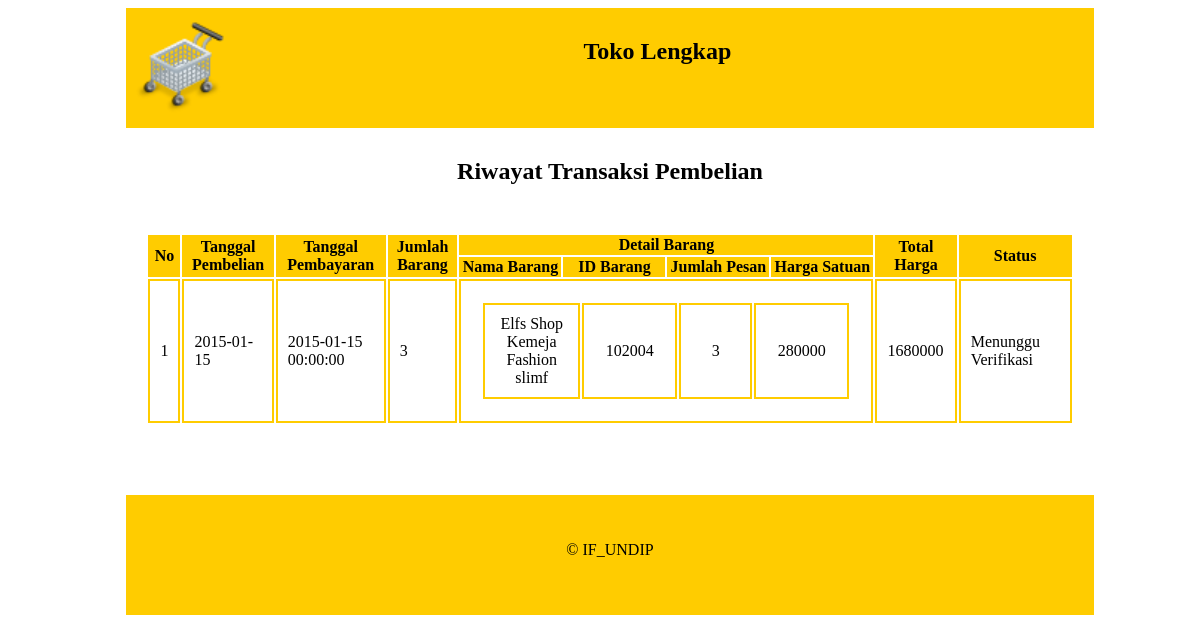
Page /riwayat_pembelian.php (signed in) on the committed database.
### tables this page shows
CREATE TABLE IF NOT EXISTS `status_penjualan` (
  `idpenjualan` varchar(20) NOT NULL,
  `idstatus` int(11) NOT NULL,
  `tgl_update` datetime NOT NULL,
  `idpetugas` int(11) DEFAULT NULL,
  PRIMARY KEY (`idpenjualan`),
  KEY `idpetugas` (`idpetugas`),
  KEY `idstatus` (`idstatus`)
);

CREATE TABLE IF NOT EXISTS `penjualan` (
  `idpenjualan` varchar(20) NOT NULL,
  `idpelanggan` int(11) NOT NULL,
  `tgl_penjualan` date NOT NULL,
  `total_harga` int(11) NOT NULL,
  `total_item` int(11) NOT NULL,
  `total_berat` int(11) NOT NULL,
  `ongkir` int(11) NOT NULL,
  `jenis_pengiriman` varchar(10) NOT NULL,
  `nama_kirim` varchar(20) NOT NULL,
  `alamat_kirim` varchar(50) NOT NULL,
  `idkota_kirim` int(11) NOT NULL,
  PRIMARY KEY (`idpenjualan`),
  KEY `idpelanggan` (`idpelanggan`),
  KEY `jenis_pengiriman` (`jenis_pengiriman`),
  KEY `idkota_kirim` (`idkota_kirim`)
);

CREATE TABLE IF NOT EXISTS `detail_penjualan` (
  `nomor` int(11) NOT NULL AUTO_INCREMENT,
  `idpenjualan` varchar(20) NOT NULL,
  `idbarang` int(11) NOT NULL,
  `qty` int(11) NOT NULL,
  `harga` int(11) NOT NULL,
  PRIMARY KEY (`nomor`,`idpenjualan`,`idbarang`),
  KEY `idbarang` (`idbarang`),
  KEY `idpenjualan` (`idpenjualan`)
);

CREATE TABLE IF NOT EXISTS `barang` (
  `idbarang` int(11) NOT NULL,
  `nama` varchar(30) NOT NULL,
  `idkategori` int(11) NOT NULL,
  `keterangan` text NOT NULL,
  `file_gambar` varchar(100) NOT NULL,
  `tampil` int(11) NOT NULL,
  `harga` int(11) NOT NULL,
  `berat` int(11) NOT NULL,
  `stok` int(11) NOT NULL,
  `tgl_insert` datetime NOT NULL,
  `tgl_update` datetime NOT NULL,
  PRIMARY KEY (`idbarang`),
  KEY `idkategori` (`idkategori`),
  KEY `idkategori_2` (`idkategori`)
);

CREATE TABLE IF NOT EXISTS `status` (
  `idstatus` int(11) NOT NULL,
  `nama` varchar(30) NOT NULL,
  PRIMARY KEY (`idstatus`)
);

### riwayat_pembelian.php (the view, shortened to what this page needs)
<!DOCTYPE HTML PUBLIC "-//W3C//DTD HTML 4.01 Transitional//EN"
"http://www.w3.org/TR/html401/loose.dtd">
<html>
	<head>
		<link href="assets/global.css" rel="stylesheet">
	</head>
	<body>
		<center>
		<div id="wrapper">
			<div id="header">
				<img class="logo" src="Shopping_Cart.png"/><h2>Toko Lengkap</h2>
			</div>
			<div id="isi">
		<h2>Riwayat Transaksi Pembelian</h2>
		<?php
			require_once('/db_login.php');
			$db = new mysqli($db_host, $db_username, $db_password, $db_database);
			$idpelanggan=$_SESSION['idpelanggan'][0];
			$query1 = "SELECT * FROM penjualan,status_penjualan WHERE
						penjualan.idpenjualan=status_penjualan.idpenjualan and penjualan.idpelanggan=$idpelanggan ORDER BY tgl_penjualan";
			$query2 = "SELECT * FROM status,status_penjualan WHERE
						status.idstatus=status_penjualan.idstatus";
			$result1 = $db->query($query1);
			$result2 = $db->query($query2);
			if (empty($result1)){
				echo "<h3>Belum ada riwayat pembelian</h3>";
			}else{
				echo '<table border="1">';
					echo '<tr>';
						echo '<th rowspan="2">No</th>';
						echo '<th rowspan="2">Tanggal Pembelian</th>';
						echo '<th rowspan="2">Tanggal Pembayaran</th>';
						echo '<th rowspan="2">Jumlah Barang</th>';
						echo '<th colspan="4">Detail Barang</th>';
						echo '<th rowspan="2">Total Harga</th>';
						echo '<th rowspan="2">Status</th>';
					echo '</tr>';
					echo '<tr>';
						echo '<th width="100">Nama Barang</th>';
						echo '<th width="100">ID Barang</th>';
						echo '<th width="100">Jumlah Pesan</th>';
						echo '<th width="100">Harga Satuan</th>';
					echo '</tr>';
					$i = 1;
					while(($row = $result1->fetch_object()) && ($row2 = $result2->fetch_object())){
						echo '<tr>';
							echo '<td>'.$i.'</td>';
							echo '<td>'.$row->tgl_penjualan.'</td>';
							echo '<td>'.$row->tgl_update.'</td>';
							echo '<td>'.$row->total_item.'</td>';
							echo '<td colspan="4">';
								echo '<table width="100%">';
								$idi = $row->idpenjualan;
								$query3 = "SELECT * FROM detail_penjualan,barang WHERE barang.idbarang=detail_penjualan.idbarang AND detail_penjualan.idpenjualan=$idi";
								$result3 = $db->query($query3);
								while($row3 = $result3->fetch_object()){
									echo '<tr align="center">';
										echo '<td width="100" border="1">'.$row3->nama.'</td>';
										echo '<td width="100" border="1">'.$row3->idbarang.'</td>';
										echo '<td width="100" border="1">'.$row3->qty.'</td>';
										echo '<td width="100" border="1">'.$row3->harga.'</td>';
									echo '</tr>';
								}
								echo '</table>';
							echo '</td>';
							echo '<td>'.$row->total_harga.'</td>';
							echo '<td>'.$row2->nama.'</td>';
						echo '</tr>';
						$i++;
					}
					echo '<br />';
				echo '</table>';
			}
			?>
			</div>
			<div id="kaki">
				<br><br><center>&copy IF_UNDIP</center>
			</div>
		</div>
		</center>
	</body>
</html>

### assets/global.css (style rules this page uses)
#wrapper { width:80%; background:yellow }
#header { width:100%; float:left; background:#FFCC00; height:100px; padding:10px; }
.logo { float:left; width:10%; height:auto; }
#isi { width:100%; float:left; background:#ffff; padding:10px }
#kaki { height:100px; width:100%; float:left; background:#FFCC00; padding:10px; margin-top:50px; }

### riwayat_pembelian.php (style rules this page uses)
table { border:none; padding:10px }
th { border:0px;background:#FFCC00 }
td { border: solid 2px #FFCC00;padding:10px; }

### rows in the picture
status_penjualan: idpenjualan.tgl_penjualan "2015-01-15", tgl_update "2015-01-15 00:00:00", idpenjualan.total_item "3", idpenjualan.total_harga "1680000", idstatus.nama "Menunggu Verifikasi"
detail_penjualan: idbarang.nama "Elfs Shop Kemeja Fashion slimf", idbarang.idbarang "102004", qty "3", idbarang.harga "280000"
